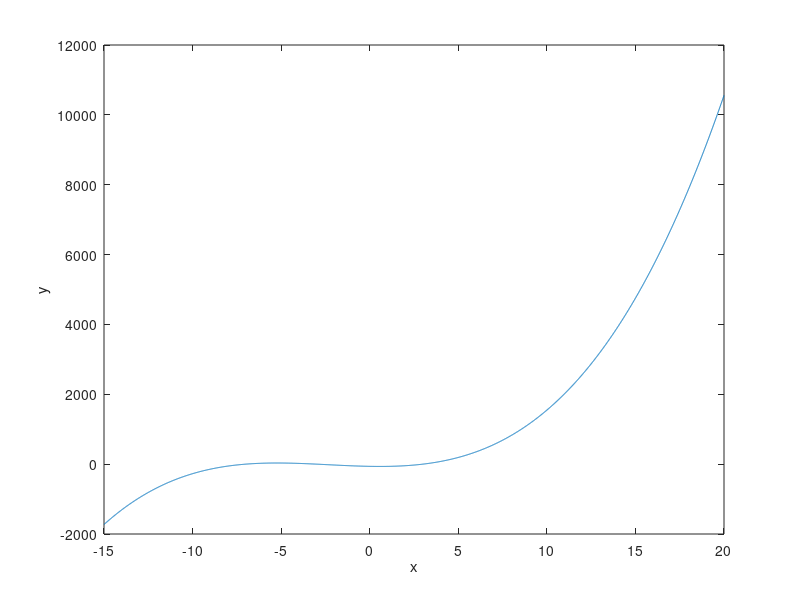

Here is the MATLAB script that generated this plot: (Note: this script raises an error after producing the figure.)
%% Question 2(a): roots: -3, 3, -7; plot: −15 ≤ 𝑥 ≤ 20
given_polynomial = [24 0 0 1 18 0];
given_roots = [-3, 3, -7];
polynomial_limit = -15:0.01:20;

obtained_polynomial = poly(given_roots)
plot(polynomial_limit, polyval(obtained_polynomial, polynomial_limit)),xlabel('x'),ylabel('y')

%% Question 2(b): p(𝑥)/d(𝑥)
[quotient, remainder] = deconv(given_polynomial, obtained_polynomial)


%% Question 4(a): vector containing all +ive numbers in the given matrix
given_matrix = [-10, -11, 3; 9.1, 8, pi; -5, 4, -0.12];
positive_vector = given_matrix(given_matrix > 0)'


%% Question 4(b): Find the total of the largest numbers in each row
sum_of_largest_in_row = sum(max(given_matrix, [], 2)) % 2 here means check inside rows instead of columns

%% Question 4(c): 2x3 matrix from first & last row
new_2x3_matrix = [given_matrix(1,:); given_matrix(end,:)]

%% Question 6: calculate pressure and temprature
altitude_limit = 200:input("Input range step in ft: "):8000;

[ pressure, temprature ] = pressure_and_temprature(altitude_limit)
plot(altitude_limit, temprature),xlabel('Altitude (h)'),ylabel('Temprature (t)')


%% Question 8: calculate cost of call
time_of_call = input('Time of your call (day: 8AM - 6PM, evening: 6PM - 12AM, night: 12AM - 8AM): ', 's');
duration = input('Duration of your call: ');

total_cost = cost_of_call(time_of_call, duration)


%% Question 10:

% Create structure array with 3 engineers
eng(1).name = 'Zaid';
eng(1).area = 'Software';
eng(1).experience = [2018 1; 2019 2; 2021 1; 2022 2];

eng(2).name = 'Bari';
eng(2).area = 'IT';
eng(2).experience = [2018 3; 2019 1; 2021 2; 2022 1];

eng(3).name = 'Ali';
eng(3).area = 'Civil';
eng(3).experience = [2018 2; 2019 3; 2021 1; 2022 2];

% Show last engineers name
last_engineer_name = eng(3).name

experience_before_change = eng(3).experience

% change number of projects
new_number_of_projects = eng(3).experience(4,2) * 2;
eng(3).experience(4,2) = new_number_of_projects;

experience_after_change = eng(3).experience

% added for octave UBUNTU support
pkg load io 

% Read data from excel and update structure
eng(1).experience = xlsread('eng_data.xlsx', 'data', 'A2:B5');
eng(2).experience = xlsread('eng_data.xlsx', 'data', 'D2:E5');
eng(3).experience = xlsread('eng_data.xlsx', 'data', 'G2:H5');


% Display the structure as table
struct2table(eng)

while(waitforbuttonpress()==0) pause(1) end
%%
